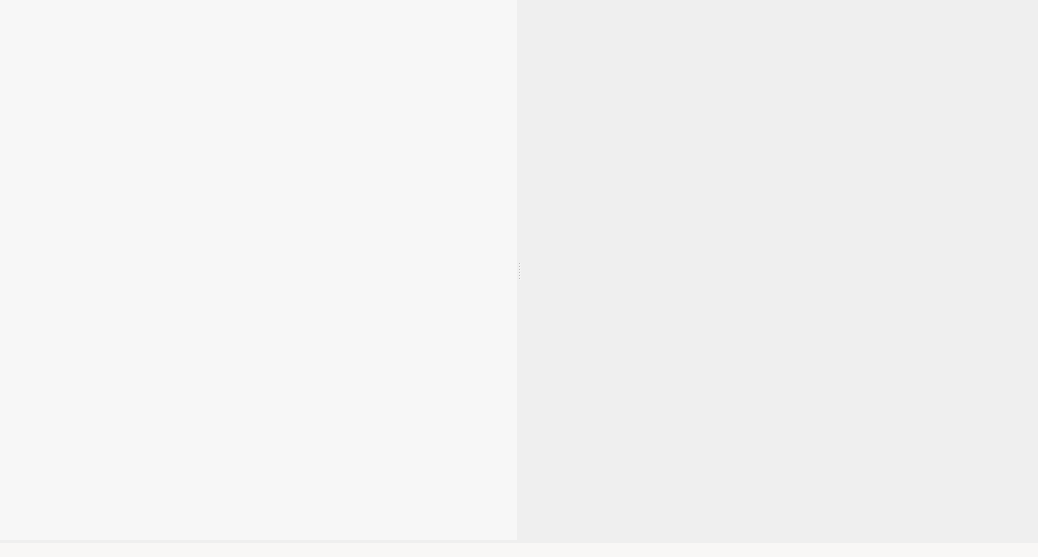
<?xml version="1.0" encoding="UTF-8"?>
<ui version="4.0">
 <class>baseWidget</class>
 <widget class="QWidget" name="baseWidget">
  <property name="geometry">
   <rect>
    <x>0</x>
    <y>0</y>
    <width>1038</width>
    <height>557</height>
   </rect>
  </property>
  <property name="sizePolicy">
   <sizepolicy hsizetype="Expanding" vsizetype="Expanding">
    <horstretch>0</horstretch>
    <verstretch>0</verstretch>
   </sizepolicy>
  </property>
  <property name="minimumSize">
   <size>
    <width>0</width>
    <height>0</height>
   </size>
  </property>
  <property name="windowTitle">
   <string>DMacro</string>
  </property>
  <property name="styleSheet">
   <string notr="true"/>
  </property>
  <layout class="QVBoxLayout" name="verticalLayout">
   <property name="spacing">
    <number>3</number>
   </property>
   <property name="margin">
    <number>0</number>
   </property>
   <item>
    <widget class="QSplitter" name="splitter">
     <property name="orientation">
      <enum>Qt::Horizontal</enum>
     </property>
     <widget class="QWidget" name="widgetTree" native="true">
      <property name="styleSheet">
       <string notr="true">background:rgb(247,247,247)</string>
      </property>
      <layout class="QVBoxLayout" name="verticalLayout_2">
       <property name="margin">
        <number>0</number>
       </property>
      </layout>
     </widget>
     <widget class="QWidget" name="widgetCentrale" native="true">
      <layout class="QVBoxLayout" name="widgetCentraleLayout">
       <property name="margin">
        <number>0</number>
       </property>
      </layout>
     </widget>
    </widget>
   </item>
   <item>
    <widget class="QLabel" name="labelCommentaire">
     <property name="sizePolicy">
      <sizepolicy hsizetype="Preferred" vsizetype="Fixed">
       <horstretch>0</horstretch>
       <verstretch>0</verstretch>
      </sizepolicy>
     </property>
     <property name="minimumSize">
      <size>
       <width>0</width>
       <height>0</height>
      </size>
     </property>
     <property name="styleSheet">
      <string notr="true">background-color : rgb(248,247,246)</string>
     </property>
     <property name="text">
      <string/>
     </property>
    </widget>
   </item>
  </layout>
 </widget>
 <layoutdefault spacing="6" margin="11"/>
 <pixmapfunction>qPixmapFromMimeSource</pixmapfunction>
 <resources/>
 <connections/>
</ui>
